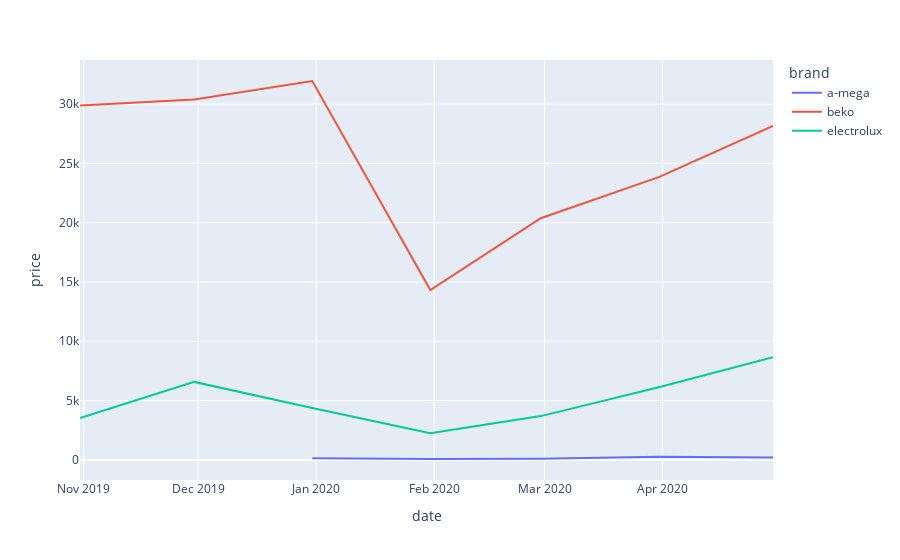

Source (notebook cell):
### Code cell
import plotly.express as px
px.line(data_frame=df_g, x="date", y="price", color="brand")

### Figure 1 — Plotly figure (JSON) as saved in the notebook; plotly's stock layout.template omitted (floating-point values rounded to 4 significant figures)
{"data": [{"hovertemplate": "brand=a-mega<br>date=%{x}<br>price=%{y}<extra></extra>", "legendgroup": "a-mega", "line": {"color": "#636efa", "dash": "solid"}, "marker": {"symbol": "circle"}, "mode": "lines", "name": "a-mega", "orientation": "v", "showlegend": true, "type": "scatter", "x": ["2019-12-31", "2020-01-31", "2020-02-29", "2020-03-31", "2020-04-30"], "xaxis": "x", "y": [133.8, 74.17, 86.49, 256.6, 193.1], "yaxis": "y"}, {"hovertemplate": "brand=beko<br>date=%{x}<br>price=%{y}<extra></extra>", "legendgroup": "beko", "line": {"color": "#EF553B", "dash": "solid"}, "marker": {"symbol": "circle"}, "mode": "lines", "name": "beko", "orientation": "v", "showlegend": true, "type": "scatter", "x": ["2019-10-31", "2019-11-30", "2019-12-31", "2020-01-31", "2020-02-29", "2020-03-31", "2020-04-30"], "xaxis": "x", "y": [29870.0, 30380.0, 31940.0, 14320.0, 20370.0, 23840.0, 28150.0], "yaxis": "y"}, {"hovertemplate": "brand=electrolux<br>date=%{x}<br>price=%{y}<extra></extra>", "legendgroup": "electrolux", "line": {"color": "#00cc96", "dash": "solid"}, "marker": {"symbol": "circle"}, "mode": "lines", "name": "electrolux", "orientation": "v", "showlegend": true, "type": "scatter", "x": ["2019-10-31", "2019-11-30", "2019-12-31", "2020-01-31", "2020-02-29", "2020-03-31", "2020-04-30"], "xaxis": "x", "y": [3537.0, 6574.0, 4379.0, 2248.0, 3691.0, 6129.0, 8663.0], "yaxis": "y"}], "layout": {"legend": {"title": {"text": "brand"}, "tracegroupgap": 0}, "margin": {"t": 60}, "xaxis": {"anchor": "y", "domain": [0, 1], "title": {"text": "date"}}, "yaxis": {"anchor": "x", "domain": [0, 1], "title": {"text": "price"}}}}
